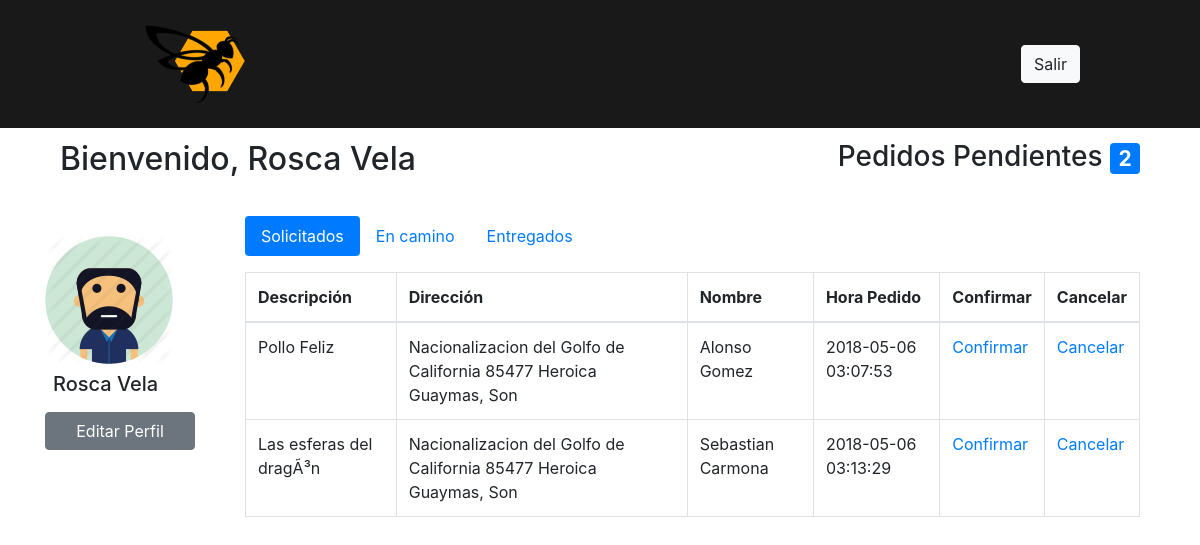
Page /home.php (signed in) on the earlier database version.
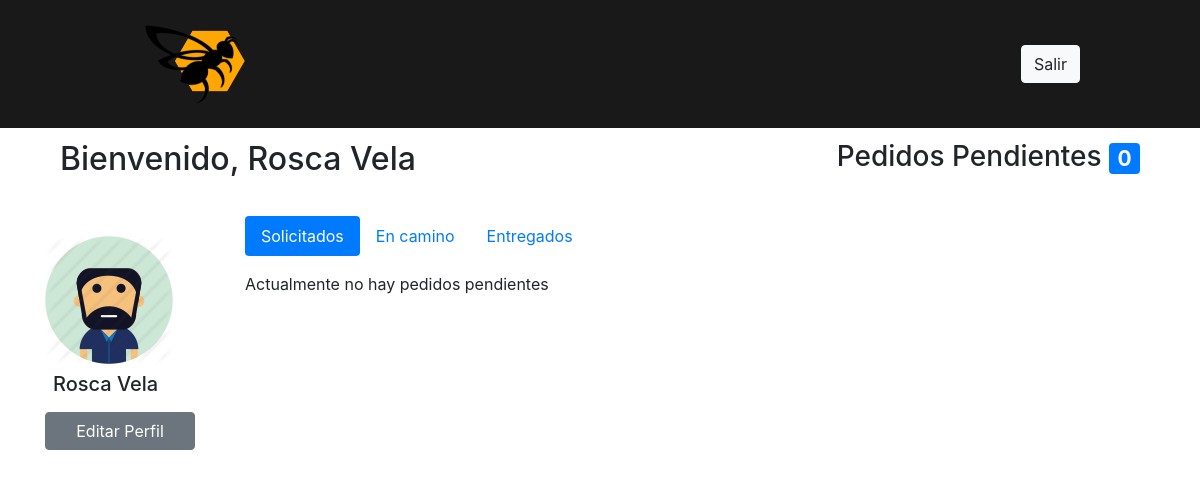
Same page on the later database version.
### tables this page shows
CREATE TABLE `user` (
  `id` int(11) NOT NULL,
  `fullname` varchar(500) NOT NULL,
  `username` varchar(100) NOT NULL,
  `email` varchar(255) NOT NULL,
  `password` varchar(255) NOT NULL,
  `rol` enum('Miembro','Administrador','Repartidor') NOT NULL DEFAULT 'Miembro',
  `phonenumber` varchar(100) DEFAULT NULL,
  `created_at` datetime NOT NULL
);

CREATE TABLE `envio` (
  `id` int(11) NOT NULL,
  `user_id` int(11) NOT NULL,
  `paquete_id` int(11) NOT NULL,
  `repartidor_id` int(11) DEFAULT NULL,
  `pago` varchar(10) DEFAULT NULL,
  `detalle` varchar(200) NOT NULL,
  `estado` enum('Solicitado','En camino','Entregado','Cancelado') NOT NULL DEFAULT 'Solicitado',
  `direccion_envio` int(11) NOT NULL,
  `fecha_pedido` datetime NOT NULL DEFAULT CURRENT_TIMESTAMP,
  `fecha_en_camino` datetime NOT NULL DEFAULT '0000-00-00 00:00:00' ON UPDATE CURRENT_TIMESTAMP,
  `fecha_entregado` datetime NOT NULL DEFAULT '0000-00-00 00:00:00' ON UPDATE CURRENT_TIMESTAMP,
  `fecha_cancelado` datetime NOT NULL DEFAULT CURRENT_TIMESTAMP
);

CREATE TABLE `paquete` (
  `id` int(11) NOT NULL,
  `contenido` varchar(100) NOT NULL,
  `valor` varchar(10) DEFAULT NULL
);

CREATE TABLE `direccion` (
  `id` int(11) NOT NULL,
  `user_id` int(11) NOT NULL,
  `name` varchar(60) NOT NULL,
  `address` varchar(80) NOT NULL,
  `lat` float(10,6) NOT NULL,
  `lng` float(10,6) NOT NULL,
  `type` varchar(30) NOT NULL
);

### includes/repartidor_page.php (the view, shortened to what this page needs)
<?php
include "php/conexion.php";
$sql= "select * from user where id = \"$_SESSION[user_id]\"";
$query = $con->query($sql);
while($datos=$query->fetch_array()){
    $nombreCompleto = $datos["fullname"];
}
$sql2 = "select direccion.address, user.fullname, paquete.contenido, envio.fecha_pedido, user.id, envio.id
    FROM((( envio
    INNER JOIN direccion on envio.direccion_envio = direccion.id)
    INNER JOIN paquete on envio.paquete_id = paquete.id)
    INNER JOIN user on envio.user_id = user.id)
    WHERE envio.estado = 'Solicitado'";
$query2 = $con->query($sql2);
?>
<div class="container" style="padding-top:30px">
    <div class="row">
        <div class="col-2">
            <div class="row">
                <img style="padding-top:20px" src="./img/user_man.png" alt="Imagen de Usuario">
            </div>
            <div class="row">
                <p class="h5 p-2"><?php echo $nombreCompleto;?></p>
            </div>
            <div class="row">
                <a href="./editar_usuario.php?id=<?php echo $_SESSION["user_id"]?>"><button style="width:150px" type="button" class="btn btn-secondary">Editar Perfil</button></a>
            </div>
        </div>
        <div class="col">
                <ul class="nav nav-pills mb-3" id="pills-tab" role="tablist">
                    <li class="nav-item">
                        <a class="nav-link active" id="pills-home-tab" data-toggle="pill"
                        href="#pills-home" role="tab" aria-controls="pills-home" aria-selected="true">Solicitados</a>
                    </li>
                    <li class="nav-item">
                        <a class="nav-link" id="pills-profile-tab" data-toggle="pill"
                        href="#pills-profile" role="tab" aria-controls="pills-profile" aria-selected="false">En camino</a>
                    </li>
                    <li class="nav-item">
                        <a class="nav-link" id="pills-contact-tab" data-toggle="pill"
                        href="#pills-contact" role="tab" aria-controls="pills-contact" aria-selected="false">Entregados</a>
                    </li>
                    </ul>
                    <div class="tab-content" id="pills-tabContent">
                    <div class="tab-pane fade show active" id="pills-home" role="tabpanel"
                    aria-labelledby="pills-home-tab">
                    <?php
                    $resultado2 = mysqli_query($con, $sql2) or die (mysqli_error($con));
                    $id_resultado2 = mysqli_fetch_array($resultado2, MYSQLI_ASSOC);
                    $id2 = $id_resultado2['contenido'];
                    if($id2==null){
                    echo "<p>Actualmente no hay pedidos pendientes</p>";
                    }else{
                    ?>
                        <table class="table table-bordered">
                            <thead>
                                <tr>
                                    <th scope="col">Descripción</th>
                                    <th scope="col">Dirección</th>
                                    <th scope="col">Nombre</th>
                                    <th scope="col">Hora Pedido</th>
                                    <th scope="col">Confirmar</th>
                                    <th scope="col">Cancelar</th>
                                </tr>
                            </thead>
                            <tbody>
                            <?php while($datos_pendientes=$query2->fetch_array()){
                                ?>
                                <tr>
                                    <td><?php echo $datos_pendientes["contenido"]?></td>
                                    <td><?php echo $datos_pendientes["address"]?></td>
                                    <td><?php echo $datos_pendientes["fullname"]?></td>
                                    <td><?php echo $datos_pendientes["fecha_pedido"]?></td>
                                    <td><a href="confirmar.php?id=<?php echo $datos_pendientes["5"]?>">Confirmar</a></td>
                                    <td><a href="php/cancelar_pedido.php?id=<?php echo $datos_pendientes["5"]?>">Cancelar</a></td>
                                </tr>
                            <?php
                            }?>
                            </tbody>
                            </table>
                            <?php
                    }
                    ?>
                    </div>
                </div>
        </div>
    </div>
</div>

### home.php (shortened to what this page needs)
<!DOCTYPE html>
<html lang="en">
<head>
    <link rel="stylesheet" href="https://maxcdn.bootstrapcdn.com/bootstrap/4.0.0/css/bootstrap.min.css">
<?php include('includes/header.php'); ?>
<?php include('./includes/info_user.php'); ?>
</body>
</html>

### includes/header.php
<header style="background: rgba(0,0,0,0.9); width: 100%; position: fixed; z-index: 10;">
    <section style="width: 80%; margin: auto; overflow:hidden">
    <?php if(!isset($_SESSION["user_id"])):?>
        <div class="row">
        <div class="col sm-6">
            <a href="index.php"><img src="img/logo2.png" alt="app"></a>
        </div>
        <div class="col sm-6 text-right" style="padding-top:45px">
            <a href="login.php"><button type="button" class="btn btn-light">Acceder</button></a>
            <a href="registro.php"><button type="button" class="btn btn-light">Registrar</button></a>
        </div>
        </div>
    <?php else:?>
    <div class="row">
        <div class="col sm-6">
            <a href="home.php"><img src="img/logo2.png" alt="app"></a>
        </div>
        <div class="col sm-6 text-right" style="padding-top:45px">
            <a href="./php/logout.php"><button type="button" class="btn btn-light">Salir</button></a>
        </div>
        </div>
    <?php endif;?>
    </section>
</header>

### includes/info_user.php (shortened to what this page needs)
<div class="container">
<?php
include "php/conexion.php";
$sql= "select * from user where id = \"$_SESSION[user_id]\"";
$query = $con->query($sql);
while($datos=$query->fetch_array()){
    $nombreCompleto = $datos["fullname"];
}
$sql2= "select * from envio where estado = 'Solicitado'";
$query2 = $con->query($sql2);
$filas = 0;
while($datos2=$query2->fetch_array()){
    $filas++;
}
?>
<div class="container">
    <div class="row">
        <div class="col">
            <h2 style="padding-top:140px;">Bienvenido, <?php echo $nombreCompleto?></h2>
        </div>
        <div class="col text-right">
            <?php
            if($_SESSION["user_rol"]=='Repartidor'){
                ?>
                <h3 style="padding-top:140px;">Pedidos Pendientes <span class="badge badge-primary"><?php echo $filas ?></span></h3>
            <?php
            }
            ?>
        </div>
    </div>
</div>
<?php
switch ($_SESSION["user_rol"]) {
    case "Repartidor":
        include('repartidor_page.php');
        break;
}
?>
</div>

Differences in the rows shown:
removed envio: paquete.contenido "Pollo Feliz", direccion_envio.address "Nacionalizacion del Golfo de California 85477 Heroica Guaymas, Son", user.fullname "Alonso Gomez", fecha_pedido "2018-05-06 03:07:53"
removed envio: paquete.contenido "Las esferas del dragÃ³n", direccion_envio.address "Nacionalizacion del Golfo de California 85477 Heroica Guaymas, Son", user.fullname "Sebastian Carmona", fecha_pedido "2018-05-06 03:13:29"
Other differences:
$filas: "2" → "0"
text no longer shown: "Descripción Dirección Nombre Hora Pedido Confirmar Cancelar"
text now shown: "Actualmente no hay pedidos pendientes"
